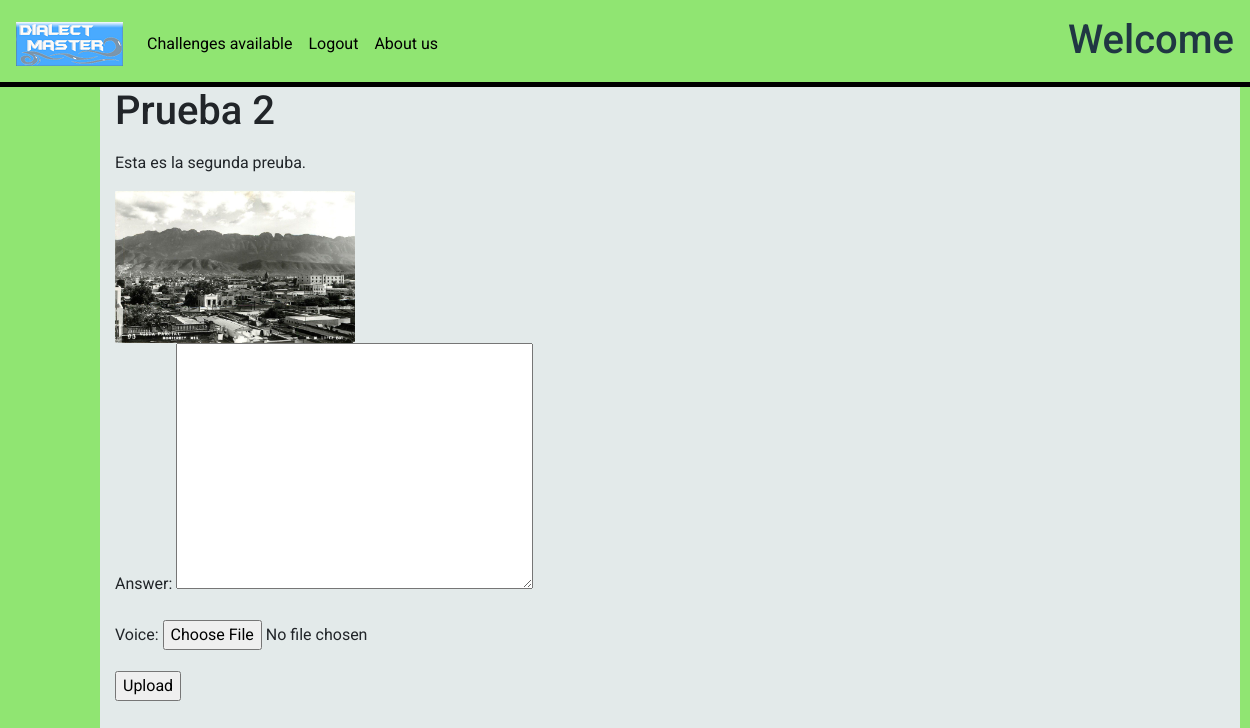
Before: /dialectmaster/challenges/detail/2/ with the older database file.
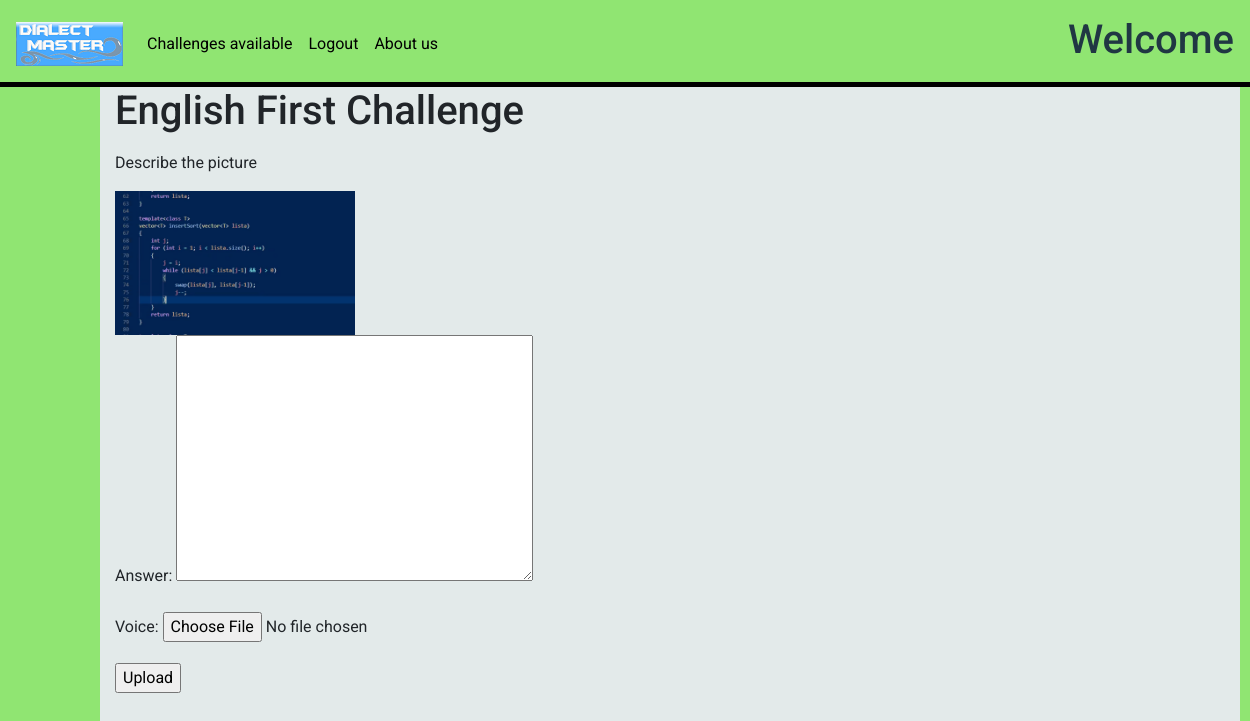
After: the same page with the newer database file.
### retos/models.py (models this page shows, shortened)
class Challenge(models.Model):
    user_language_learning = models.ForeignKey(Language_learning, on_delete=models.CASCADE, blank=False, null=True)
    title = models.CharField(max_length=100)
    description = RichTextField()
    date = models.DateField(auto_now_add=True)
    image = StdImageField(upload_to='imag_retos',
                          variations={'thumbnail': {'width': 100, 'height': 75}})

### retos/views.py (the view)
# urls.py: path('detail/<int:pk>/', challenge_detail, name='challenges_detail'),
def challenge_detail(request, pk):
    template = 'challenges_detail.html'
    challenge = get_object_or_404(Challenge, pk=pk)
    new_post = None
    if request.method == 'POST':
        post_user_form = PostUserForm(request.POST, request.FILES)
        if post_user_form.is_valid():
            new_post = post_user_form.save(commit=False)
            new_post.challenge = challenge
            new_post.user = request.user
            new_post.save()
            return redirect('retos:list')
    else:
        post_user_form = PostUserForm()
    return render(request, template, {'challenge': challenge,
                                        'new_post': new_post,
                                        'post_user_form': post_user_form,
    })

### retos/forms.py
class PostUserForm(ModelForm):
    class Meta:
        model = PostUser
        fields = ('answer', 'voice',)

### retos/templates/challenges_detail.html (shortened to what this page needs)
{% extends 'base.html' %}
{% block content %}
<html>
    <head>
    </head>
    <body>
        <div class="firstdiv">
            <h1>{{ challenge.title | safe}}</h1>
            <p>{{ challenge.description | safe}}</p>
            {% if challenge.image %}
                <img src="{{ challenge.image.url }}" width="240">
            {% endif %}
                <div class="tercero">
                    {% if new_post %}
                    <div class="cuarta">
                        <p>Thanks for participating. </p>
                    </div>
                    {% else %}
                        <div class="cuarta">
                            <form method="POST" enctype="multipart/form-data">
                                {{ post_user_form.as_p }}
                               <input type="submit" value = "Upload"/>
                            </form>
                        </div>
                    {% endif %}
                </div>
            </div>
        </div>
    </body>
</html>
{% endblock %}

Changed rows visible on the page:
changed Challenge: title "Prueba 2" → "English First Challenge"; description "Esta es la segunda preuba." → "Describe the picture"; image: a different picture
